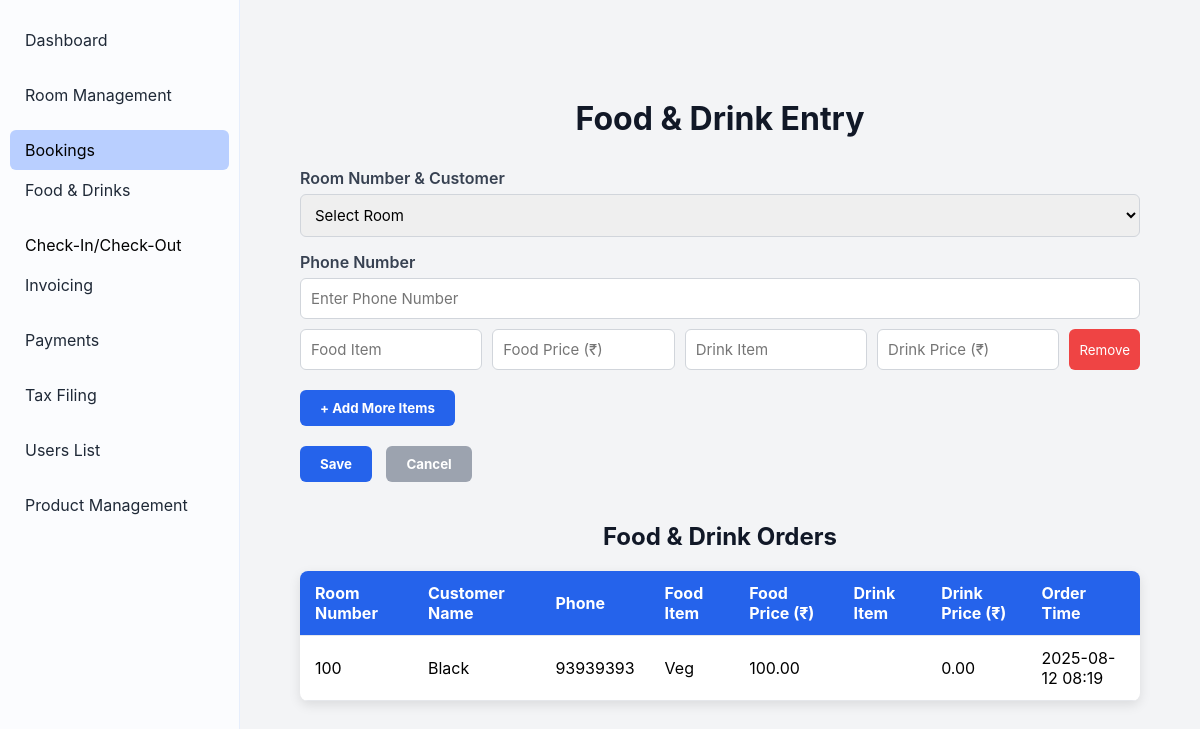
Before: /foods_drinks/ with the older database file.
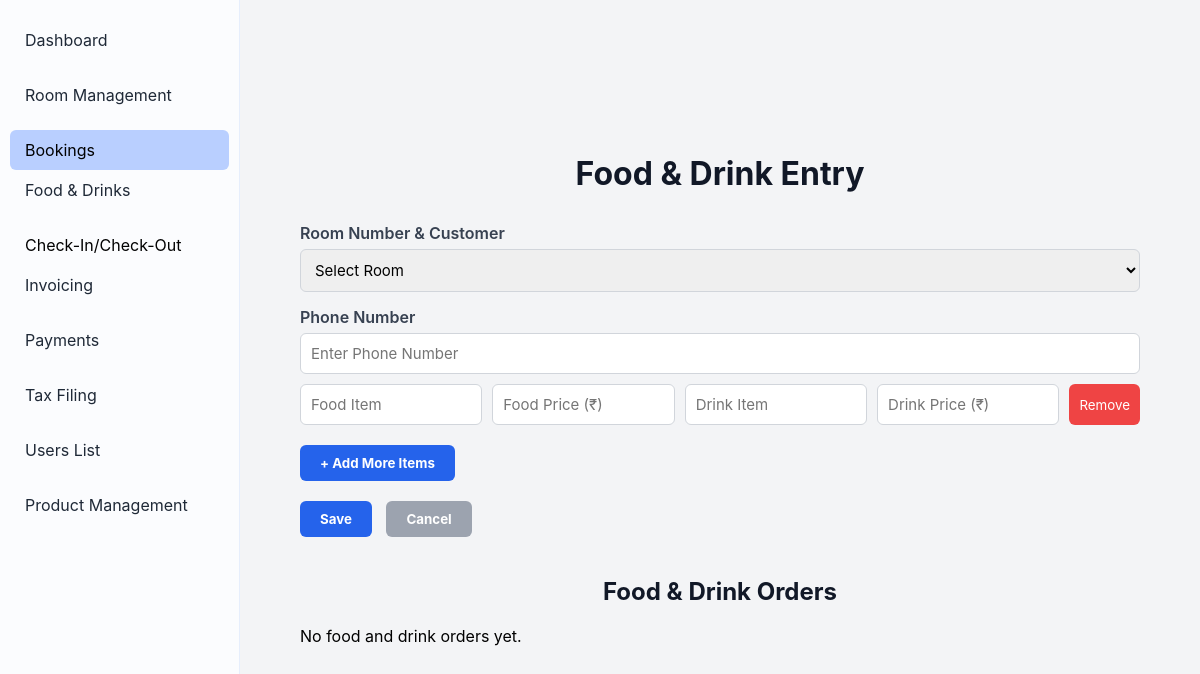
After: the same page with the newer database file.
### foods/models.py (models this page shows, shortened)
class FoodAndDrink(models.Model):
    booking = models.ForeignKey(Booking, on_delete=models.CASCADE)
    room = models.ForeignKey(Room, on_delete=models.CASCADE)
    phone_number = models.CharField(max_length=15, blank=True, null=True)
    food_item = models.CharField(max_length=100, blank=True, null=True)
    food_price = models.DecimalField(max_digits=8, decimal_places=2, blank=True, null=True)
    drink_item = models.CharField(max_length=100, blank=True, null=True)
    drink_price = models.DecimalField(max_digits=8, decimal_places=2, blank=True, null=True)
    created_at = models.DateTimeField(auto_now_add=True)

### rooms/models.py (models this page shows, shortened)
class Room(models.Model):
    ROOM_TYPE_CHOICES = [
        ('Standard', 'Standard'),
        ('Deluxe', 'Deluxe'),
        ('Suite', 'Suite'),
    ]
    AC_CHOICES = [
        ('AC', 'A/C'),
        ('Non-AC', 'Non A/C'),
    ]
    STATUS_CHOICES = [
        ('Available', 'Available'),
        ('Occupied', 'Occupied'),
        ('Maintenance', 'Maintenance'),
    ]
    room_number = models.CharField(max_length=10, unique=True)
    room_type = models.CharField(max_length=20, choices=ROOM_TYPE_CHOICES)
    ac_type = models.CharField(max_length=10, choices=AC_CHOICES, default='Non-AC')
    floor = models.ForeignKey(Floor, on_delete=models.SET_NULL, null=True, default=None)
    price = models.DecimalField(max_digits=10, decimal_places=2)
    status = models.CharField(max_length=20, choices=STATUS_CHOICES, default='Available')

### booking/models.py (models this page shows, shortened)
class Booking(models.Model):
    STATUS_CHOICES = [
        ('booked', 'Booked'),
        ('pre-booked', 'Pre-Booked'),
        ('completed', 'Completed'),
    ]
    PAYMENT_CHOICES = [
        ('upi', 'UPI'),
        ('cash', 'Cash'),
        ('card', 'Card'),
    ]
    PAYMENT_STATUS_CHOICES = [
        ('paid', 'Paid'),
        ('pending', 'Pending'),
        ('cancelled', 'Cancelled'),
    ]
    customer_name = models.CharField(max_length=100)
    phone_number = models.CharField(max_length=15)
    address = models.TextField(blank=True, null=True)
    document_type = models.CharField(
        max_length=50,
        choices=[('Aadhar', 'Aadhar'), ('License', 'License'), ('PAN', 'PAN')],
        default='Aadhar'
    )
    document_number = models.CharField(max_length=50)
    room = models.ForeignKey(Room, on_delete=models.CASCADE)
    adults = models.PositiveIntegerField(default=1)
    children = models.PositiveIntegerField(default=0)
    status = models.CharField(max_length=20, choices=STATUS_CHOICES, default='booked')
    checkin_datetime = models.DateTimeField(default=now)
    checkout_datetime = models.DateTimeField(blank=True, null=True)
    payment_type = models.CharField(max_length=10, choices=PAYMENT_CHOICES, default='cash')
    payment_status = models.CharField(max_length=10, choices=PAYMENT_STATUS_CHOICES, default='pending')
    apply_gst = models.BooleanField(default=False)
    price = models.DecimalField(max_digits=10, decimal_places=2, default=0)  # final total price
    cgst_amount = models.DecimalField(max_digits=10, decimal_places=2, default=0)
    sgst_amount = models.DecimalField(max_digits=10, decimal_places=2, default=0)
    amount_paid = models.DecimalField(max_digits=10, decimal_places=2, default=0)
    invoice_number = models.CharField(max_length=20, unique=True, blank=True, null=True)
    created_at = models.DateTimeField(auto_now_add=True)

### foods/views.py (the view, shortened to what this page needs)
# urls.py: path('', views.food_drink_entry, name='food_entry'),
def food_drink_entry(request):
    occupied_rooms = Room.objects.filter(status='Occupied')
    bookings = Booking.objects.filter(room__in=occupied_rooms, status__in=['booked', 'pre_booked'])
    food_orders = FoodAndDrink.objects.select_related('room', 'booking').order_by('-created_at')
    return render(request, 'food_drinks/food_drink_entry.html', {
        'bookings': bookings,
        'food_orders': food_orders,
    })

### foods/templates/food_drinks/food_drink_entry.html (shortened to what this page needs)
<!DOCTYPE html>
<html lang="en">
<head>
</head>
<body>
<div class="sidebar">
  <ul>
    <li><a href="{% url 'core:dashboard' %}">Dashboard</a></li>
    <li><a href="{% url 'rooms:room_management' %}">Room Management</a></li>
    <lii class="active"><a href="{% url 'booking:booking_list' %}">Bookings</a></lii>
    <li><a href="{% url 'foods:food_entry' %}">Food & Drinks</a></li>
    <l><a href="{% url 'checkin_checkout:checkin_checkout' %}">Check-In/Check-Out</a></l>
    <li><a href="{% url 'invoices:invoice_list' %}">Invoicing</a></li>
    <li><a href="{% url 'transaction:payment_list' %}">Payments</a></li>
    <li><a href="{% url 'tax_filling:tax_filling' %}">Tax Filing</a></li>
    <li><a href="{% url 'accounts:create-receptionist' %}">Users List</a></li>
    <li><a href="{% url 'products:product_list' %}">Product Management</a></li>
  </ul>
</div>
  <div class="content">
    <h1>Food & Drink Entry</h1>
    <form method="post" id="orderForm">
      <label for="roomSelect">Room Number & Customer</label>
      <select id="roomSelect" name="room" required>
        <option value="">Select Room</option>
      </select>
      <label for="phoneNumber">Phone Number</label>
      <input type="text" id="phoneNumber" name="phone_number" placeholder="Enter Phone Number" />
      <div id="itemsContainer">
        <div class="item-row">
          <input type="text" name="food_item" placeholder="Food Item" />
          <input type="number" name="food_price" placeholder="Food Price (₹)" step="0.01" min="0" />
          <input type="text" name="drink_item" placeholder="Drink Item" />
          <input type="number" name="drink_price" placeholder="Drink Price (₹)" step="0.01" min="0" />
          <button type="button" onclick="removeItemRow(this)">Remove</button>
        </div>
      </div>
      <button type="button" class="btn-add-more" onclick="addItemRow()">+ Add More Items</button>
      <div>
        <button type="submit" class="btn-blue">Save</button>
        <button type="reset" class="btn-gray">Cancel</button>
      </div>
    </form>
    <section class="orders-list">
      <h2>Food & Drink Orders</h2>
      {% if food_orders %}
      <table>
        <thead>
          <tr>
            <th>Room Number</th>
            <th>Customer Name</th>
            <th>Phone</th>
            <th>Food Item</th>
            <th>Food Price (₹)</th>
            <th>Drink Item</th>
            <th>Drink Price (₹)</th>
            <th>Order Time</th>
          </tr>
        </thead>
        <tbody>
          {% for order in food_orders %}
          <tr>
            <td>{{ order.room.room_number }}</td>
            <td>{{ order.booking.customer_name }}</td>
            <td>{{ order.phone_number }}</td>
            <td>{{ order.food_item }}</td>
            <td>{{ order.food_price }}</td>
            <td>{{ order.drink_item }}</td>
            <td>{{ order.drink_price }}</td>
            <td>{{ order.created_at|date:"Y-m-d H:i" }}</td>
          </tr>
          {% endfor %}
        </tbody>
      </table>
      {% else %}
      <p>No food and drink orders yet.</p>
      {% endif %}
    </section>
  </div>
</body>
</html>

Changed rows visible on the page:
removed FoodAndDrink: room.room_number "100", booking.customer_name "Black", phone_number "93939393", food_item "Veg", food_price "100.00", drink_price "0.00", created_at "2025-08-12 08:19"
Other visible differences:
text no longer shown: "Room Number Customer Name Phone Food Item Food Price (₹) Drink Item Drink Price (₹) Order Time"
text now shown: "No food and drink orders yet."
